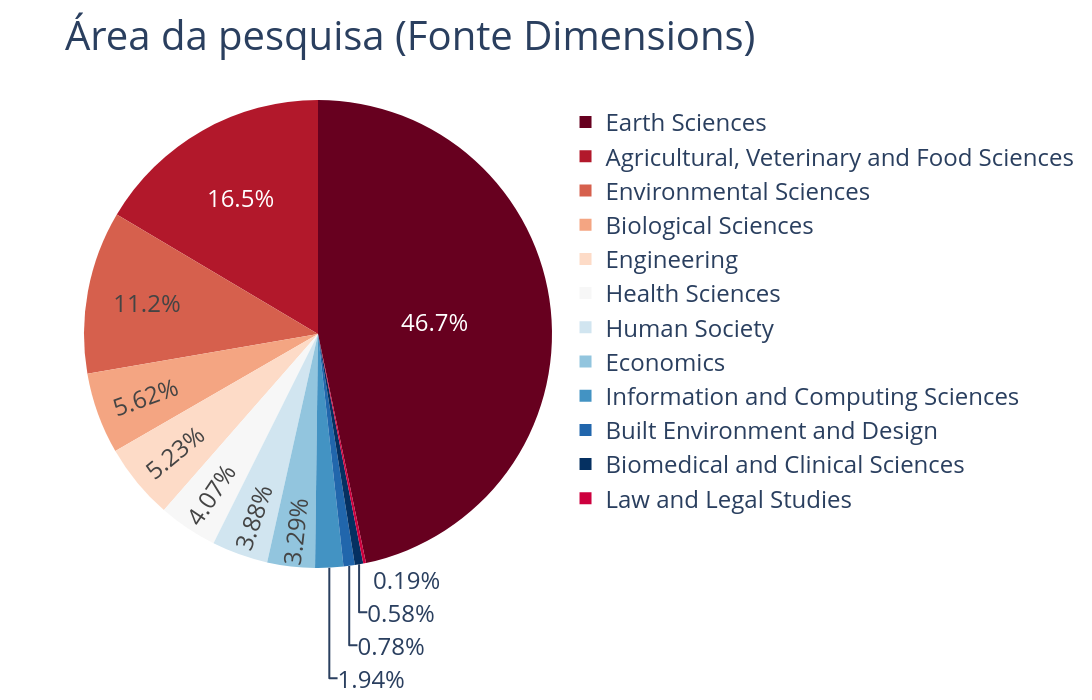

Notebook source saved alongside this figure:
### Markdown cell above
## Áreas da ciência que utilizaram a grade BR-DWGD

### Code cell
# informações obtidas em: https://badge.dimensions.ai/details/id/pub.1148078922/categories (19/09/24)
df = pd.read_csv('area_citacao.csv', sep='\t', index_col='id_area')
fig = px.pie(df, values='Percentagem', names='Área', 
             title='<a style="text-align:center; font-size:40px;"; \
             href="https://badge.dimensions.ai/details/id/pub.1148078922/categories"> Área da pesquisa (Fonte Dimensions)</a>', 
             color_discrete_sequence=px.colors.sequential.RdBu, width=1300, height=700)
fig.update_layout(font=dict(size=24))
fig.update_traces(hoverlabel=dict(font_size=24))

### Figure 1 — Plotly figure (JSON) as saved in the notebook; plotly's stock layout.template omitted (floating-point values rounded to 4 significant figures)
{"data": [{"domain": {"x": [0, 1], "y": [0, 1]}, "hoverlabel": {"font": {"size": 24}}, "hovertemplate": "Área=%{label}<br>Percentagem=%{value}<extra></extra>", "labels": ["Earth Sciences", "Agricultural, Veterinary and Food Sciences", "Environmental Sciences", "Biological Sciences", "Engineering", "Health Sciences", "Human Society", "Economics", "Information and Computing Sciences", "Built Environment and Design", "Biomedical and Clinical Sciences", "Law and Legal Studies"], "legendgroup": "", "name": "", "showlegend": true, "type": "pie", "values": [46.71, 16.47, 11.24, 5.62, 5.23, 4.07, 3.88, 3.29, 1.94, 0.78, 0.58, 0.19]}], "layout": {"font": {"size": 24}, "height": 700, "legend": {"tracegroupgap": 0}, "piecolorway": ["rgb(103,0,31)", "rgb(178,24,43)", "rgb(214,96,77)", "rgb(244,165,130)", "rgb(253,219,199)", "rgb(247,247,247)", "rgb(209,229,240)", "rgb(146,197,222)", "rgb(67,147,195)", "rgb(33,102,172)", "rgb(5,48,97)"], "title": {"text": "<a style=\"text-align:center; font-size:40px;\";              href=\"https://badge.dimensions.ai/details/id/pub.1148078922/categories\"> Área da pesquisa (Fonte Dimensions)</a>"}, "width": 1300}}
